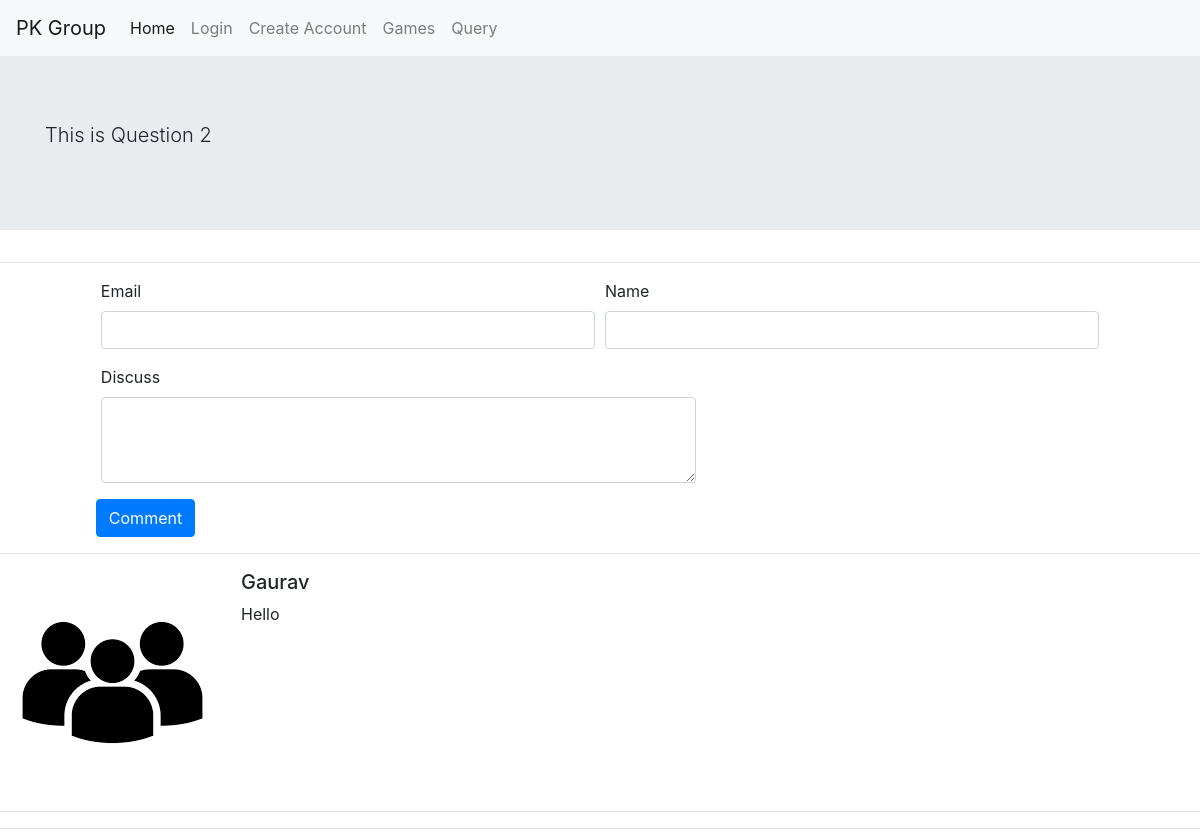
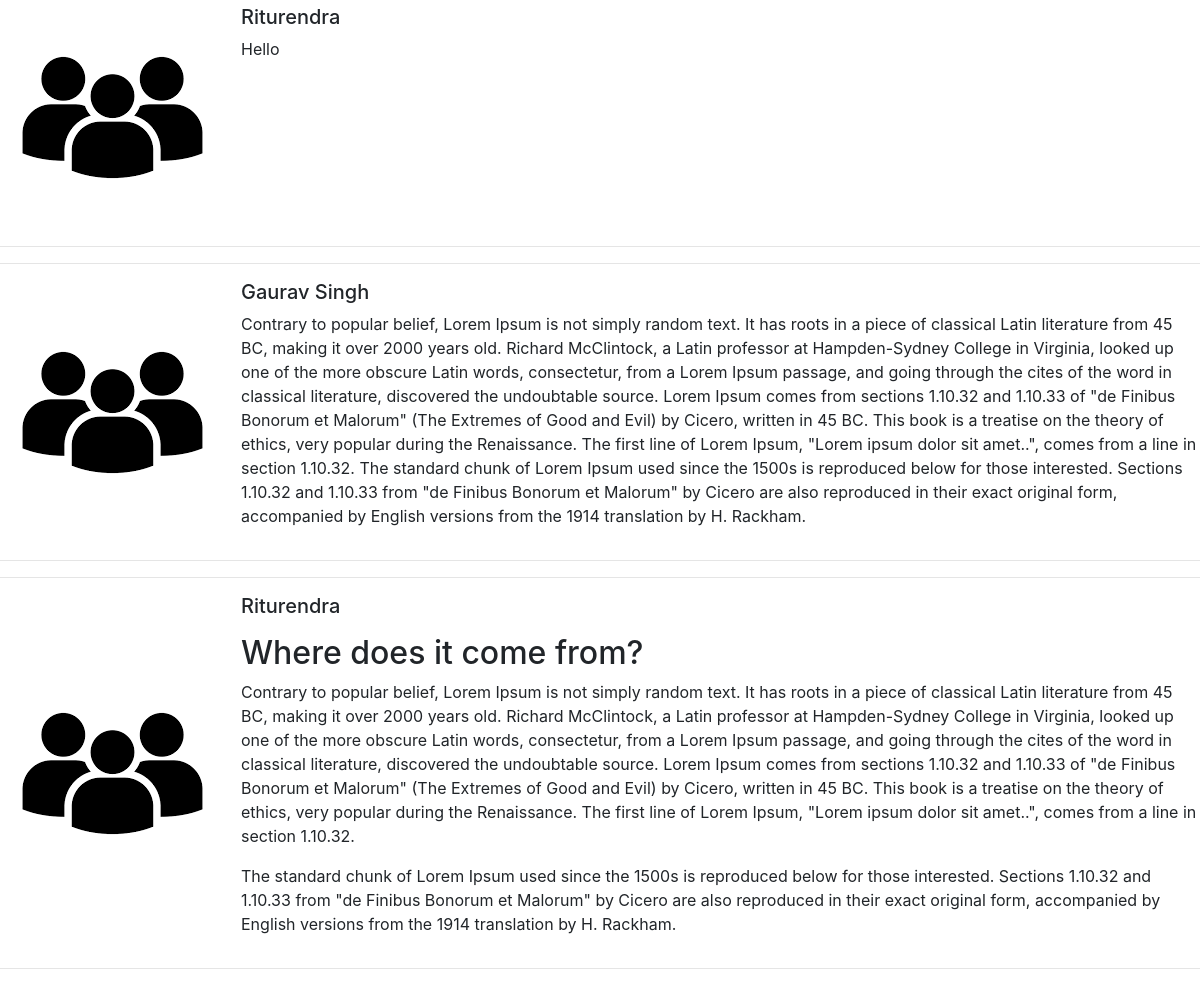
The page /discuss.php?id=2 on the database its author committed (2 pictures, top to bottom).
### tables this page shows
CREATE TABLE `content` (
  `id` int(11) NOT NULL,
  `ques` text NOT NULL,
  `answer` mediumtext NOT NULL,
  `class` int(11) NOT NULL,
  `subject` varchar(255) NOT NULL,
  `isVisible` int(11) NOT NULL DEFAULT 0
);

CREATE TABLE `comment` (
  `id` int(11) NOT NULL,
  `quesid` int(11) NOT NULL,
  `name` varchar(255) NOT NULL,
  `email` varchar(255) NOT NULL,
  `comment` text NOT NULL,
  `isVisible` int(11) NOT NULL DEFAULT 0
);

### discuss.php (the view, shortened to what this page needs)
<?php
    include('nav.php');
    include('./db.php');
    if(isset($_GET['id'])){
        $id = $_GET['id'];
        if($id != NULL){
        $query = "select * from content where id = $id and isVisible = 1";
        $res = mysqli_query($con,$query);
        }
        else{
          header("location: index.php");
        }
        while($arr = mysqli_fetch_assoc($res)){
?>
    <div class="jumbotron jumbotron-fluid">
  <div class="container">
    <p class="lead"><?php echo $arr['ques']; ?></p>
  </div>
</div>
<?php
    } } else{
     header("location: index.php");
    }
?>
<hr>
<form method="POST" >
  <div class="form-row">
    <div class="col-md-1"></div>
    <div class="form-group col-md-5">
      <label for="inputEmail4">Email</label>
      <input type="email" name="email" class="form-control" id="inputEmail4" required>
    </div>
    <div class="form-group col-md-5">
      <label for="name">Name</label>
      <input type="input" name="name" class="form-control" id="name" required>
    </div>
    <div class="col-md-1"></div>
  </div>
  <div class="form-row">
      <div class="col-md-1"></div>
  <div class="form-group col-md-6">
    <label for="discuss">Discuss</label>
    <textarea class="form-control" name="comment" id="discuss" rows="3"></textarea>
  </div>
  <div class="col-md-1"></div>
</div>
<div class="form-row">
    <div class="col-md-1"></div>
<button type="submit" name="submit" class="btn btn-primary">Comment</button>
</div>
</form>
<?php
    $query = "select * from comment where quesid=$id and isVisible = 1";
    $res = mysqli_query($con,$query);
    while($arr = mysqli_fetch_assoc($res)){
?>
<hr>
<div class="media">
  <img class="align-self-center mr-3" alt="...">
  <div class="media-body">
    <h5 class="mt-0"><?php echo $arr['name']; ?></h5>
    <p><?php echo $arr['comment']; ?></p>
  </div>
</div>
<hr>
<?php  }?>

### bootstrap.php (shortened to what this page needs)
<link rel="stylesheet" href="https://cdn.jsdelivr.net/npm/bootstrap@4.6.1/dist/css/bootstrap.min.css">
<link rel="stylesheet" href="https://cdnjs.cloudflare.com/ajax/libs/font-awesome/6.0.0-beta3/css/all.min.css" />

### nav.php (shortened to what this page needs)
<?php
    include('bootstrap.php');
?>
<nav class="navbar navbar-expand-lg navbar-light bg-light">
  <a class="navbar-brand" href="http://localhost/freeEducation/index.php">PK Group</a>
  <div class="collapse navbar-collapse" id="navbarSupportedContent">
    <ul class="navbar-nav mr-auto">
      <li class="nav-item active">
        <a class="nav-link" href="http://localhost/freeEducation/index.php">Home <span class="sr-only">(current)</span></a>
      </li>
      <?php
        if(empty($_SESSION['student'])){
      ?>
      <li class="nav-item">
        <a class="nav-link" href="http://localhost/freeEducation/Login.php">Login</a>
      </li>
      <li class="nav-item">
        <a href="http://localhost/freeEducation/Signup.php" class="nav-link">Create Account</a>
      </li>
      <?php } ?>
      <li class="nav-item">
        <a class="nav-link" href="./games">Games </a>
      </li>
      <li class="nav-item">
        <a class="nav-link" href="http://localhost/freeEducation/contact.php">Query</a>
      </li>
    </ul>
  </div>
</nav>

### rows shown on the page
content: ques "This is Question 2"
comment: name "Gaurav", comment "Hello"
comment: name "Riturendra", comment "Hello"
comment: name "Gaurav Singh", comment "Contrary to popular belief, Lorem Ipsum is not simply random text. It has roots in a piece of classical Latin literature from 45 BC, making it over 2000 years old. Richard McClintock, a Latin professor at Hampden-Sydney College in Virginia, looked up one of the more obscure Latin words, consectetur, from a Lorem Ipsum passage, and going through the cites of the word in classical literature, discovered the undoubtable source. Lorem Ipsum comes from sections 1.10.32 and 1.10.33 of \"de Finibus Bonorum et Malorum\" (The Extremes of Good and Evil) by Cicero, written in 45 BC. This book is a treatise on the theory of ethics, very popular during the Renaissance. The first line of Lorem Ipsum,…"
comment: name "Riturendra", comment "Where does it come from? Contrary to popular belief, Lorem Ipsum is not simply random text. It has roots in a piece of classical Latin literature from 45 BC, making it over 2000 years old. Richard McClintock, a Latin professor at Hampden-Sydney College in Virginia, looked up one of the more obscure Latin words, consectetur, from a Lorem Ipsum passage, and going through the cites of the word in classical literature, discovered the undoubtable source. Lorem Ipsum comes from sections 1.10.32 and 1.10.33 of \"de Finibus Bonorum et Malorum\" (The Extremes of Good and Evil) by Cicero, written in 45 BC. This book is a treatise on the theory of ethics, very popular during the Renaissance. The first…"
